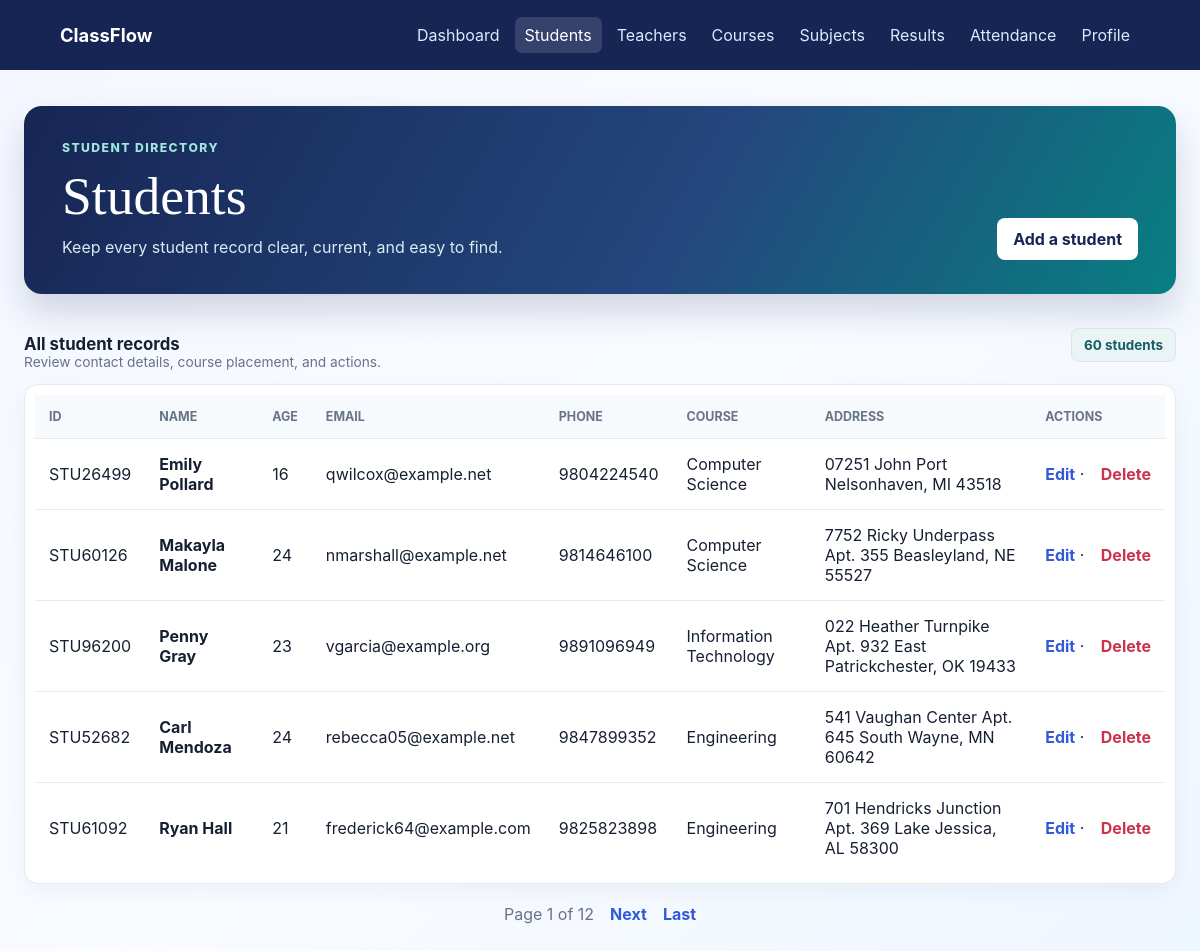
The app's page /students/ (signed in) with its own data.
### students/models.py (models this page shows, shortened)
class Student(models.Model):
    student_id = models.CharField(max_length=20, unique=True)
    name = models.CharField(max_length=100)
    age = models.IntegerField()
    email = models.EmailField()
    phone = models.CharField(max_length=15)
    course = models.CharField(max_length=100)
    address = models.TextField()

### students/views.py (the view)
# urls.py: path('', StudentListView.as_view(), name='student_list'),
class StudentListView(LoginRequiredMixin, ListView):
    model = Student
    template_name = "students/student_list.html"
    context_object_name = "students"
    paginate_by = 5

### students/templates/students/student_list.html (shortened to what this page needs)
{% extends "base.html" %} {% block title %}Students | ClassFlow{% endblock %}
 {% block content %}
<main class="students-page">
  <header class="students-hero">
    <div>
      <p class="students-eyebrow">Student directory</p>
      <h1>Students</h1>
      <p class="subtitle">
        Keep every student record clear, current, and easy to find.
      </p>
    </div>
    <a class="button" href="{% url 'student_add' %}">Add a student</a>
  </header>
  <div class="students-toolbar">
    <div>
      <h2>All student records</h2>
      <p>Review contact details, course placement, and actions.</p>
    </div>
    {% if is_paginated %}<span class="student-count"
      >{{ page_obj.paginator.count }} students</span
    >{% endif %}
  </div>
  <section class="students-table table-wrap">
    <table>
      <thead>
        <tr>
          <th>ID</th>
          <th>Name</th>
          <th>Age</th>
          <th>Email</th>
          <th>Phone</th>
          <th>Course</th>
          <th>Address</th>
          <th>Actions</th>
        </tr>
      </thead>
      <tbody>
        {% for student in students %}
        <tr>
          <td>{{ student.student_id }}</td>
          <td class="student-name">{{ student.name }}</td>
          <td>{{ student.age }}</td>
          <td>{{ student.email }}</td>
          <td>{{ student.phone }}</td>
          <td>{{ student.course }}</td>
          <td>{{ student.address }}</td>
          <td class="student-actions">
            <a href="{% url 'student_edit' student.pk %}">Edit</a> ·
            <a href="{% url 'student_delete' student.pk %}">Delete</a>
          </td>
        </tr>
        {% empty %}
        <tr>
          <td class="empty" colspan="8">No students found.</td>
        </tr>
        {% endfor %}
      </tbody>
    </table>
  </section>
  {% if is_paginated %}
  <p class="students-pagination">
    <span
      >Page {{ page_obj.number }} of {{ page_obj.paginator.num_pages }}</span
    >
    {% if page_obj.has_next %}
    <a href="?page={{ page_obj.next_page_number }}">Next</a>
    <a href="?page={{ page_obj.paginator.num_pages }}">Last</a>
    {% endif %}
  </p>
  {% endif %}
</main>
{% endblock %}

### dashboard/templates/base.html (style rules this page uses)
:root { --ink: #172033; --muted: #68738a; --primary: #3159d9; --dark: #172554; --surface: #fff; --line: #e5e9f2; --danger: #c9344c; }
* { box-sizing: border-box; }
body { min-height: 100vh; margin: 0; color: var(--ink); font-family: Inter, "Segoe UI", Arial, sans-serif; background: linear-gradient(135deg, #f4f7ff, #f9fbff 50%, #eef6ff); }
h1 { margin: 0 0 8px; font-size: clamp(2rem, 4vw, 2.7rem); }
h2 { margin-top: 0; }
.subtitle, .lead { margin: 0; color: var(--muted); line-height: 1.55; }
.button, button { display: inline-flex; align-items: center; justify-content: center; min-height: 42px; padding: 10px 16px; border: 0; border-radius: 8px; color: #fff; background: var(--primary); cursor: pointer; font: inherit; font-weight: 700; text-decoration: none; }
.table-wrap { overflow-x: auto; }
table { width: 100%; border-collapse: collapse; }
th { padding: 14px; color: var(--muted); background: #f8faff; font-size: 0.78rem; text-align: left; text-transform: uppercase; }
td { padding: 14px; border-top: 1px solid var(--line); }
td a { color: var(--primary); font-weight: 650; text-decoration: none; }

### students/templates/students/student_list.html (style rules this page uses)
.students-page { width: min(1180px, calc(100% - 48px)); margin: 36px auto 64px; }
.students-hero { display: flex; align-items: end; justify-content: space-between; gap: 28px; padding: 34px 38px; color: #fff; background: linear-gradient(120deg, #172554, #24477d 58%, #087f82); border-radius: 18px; box-shadow: 0 18px 34px #1725542b; }
.students-hero h1 { margin: 0 0 8px; font-family: Georgia, "Times New Roman", serif; font-size: clamp(2.1rem, 5vw, 3.35rem); font-weight: 500; }
.students-eyebrow { margin: 0 0 10px; color: #9ee7df; font-size: 0.76rem; font-weight: 800; letter-spacing: 0.12em; text-transform: uppercase; }
.students-hero .subtitle { max-width: 560px; color: #d9ecf1; }
.students-hero .button { flex: 0 0 auto; color: #172554; background: #fff; }
.students-toolbar { display: flex; align-items: baseline; justify-content: space-between; gap: 16px; margin: 34px 0 14px; }
.students-toolbar h2 { margin: 0; font-size: 1.05rem; }
.students-toolbar p { margin: 0; color: var(--muted); font-size: 0.86rem; }
.student-count { display: inline-flex; align-items: center; min-height: 34px; padding: 7px 12px; color: #155e63; background: #eaf4f5; border: 1px solid #d4e7e8; border-radius: 8px; font-size: 0.84rem; font-weight: 750; }
.students-table { padding: 10px; background: #fff; border: 1px solid var(--line); border-radius: 14px; box-shadow: 0 8px 20px #283b6e0d; }
.students-table table { min-width: 850px; }
.students-table th { background: #f7fafc; }
.students-table td { padding: 15px 14px; }
.student-name { color: var(--ink); font-weight: 750; }
.student-actions { white-space: nowrap; }
.student-actions a + a { margin-left: 12px; color: var(--danger); }
.students-pagination { display: flex; justify-content: center; gap: 16px; margin: 20px 0 0; color: var(--muted); }
.students-pagination a { color: var(--primary); font-weight: 750; text-decoration: none; }

### records on screen
Student: student_id "STU26499", name "Emily Pollard", age "16", email "qwilcox@example.net", phone "9804224540", course "Computer Science", address "07251 John Port Nelsonhaven, MI 43518"
Student: student_id "STU60126", name "Makayla Malone", age "24", email "nmarshall@example.net", phone "9814646100", course "Computer Science", address "7752 Ricky Underpass Apt. 355 Beasleyland, NE 55527"
Student: student_id "STU96200", name "Penny Gray", age "23", email "vgarcia@example.org", phone "9891096949", course "Information Technology", address "022 Heather Turnpike Apt. 932 East Patrickchester, OK 19433"
Student: student_id "STU52682", name "Carl Mendoza", age "24", email "rebecca05@example.net", phone "9847899352", course "Engineering", address "541 Vaughan Center Apt. 645 South Wayne, MN 60642"
Student: student_id "STU61092", name "Ryan Hall", age "21", email "frederick64@example.com", phone "9825823898", course "Engineering", address "701 Hendricks Junction Apt. 369 Lake Jessica, AL 58300"

### other values on screen
{{ page_obj.paginator.count }} "60"
{{ page_obj.number }} "1"
{{ page_obj.paginator.num_pages }} "12"
